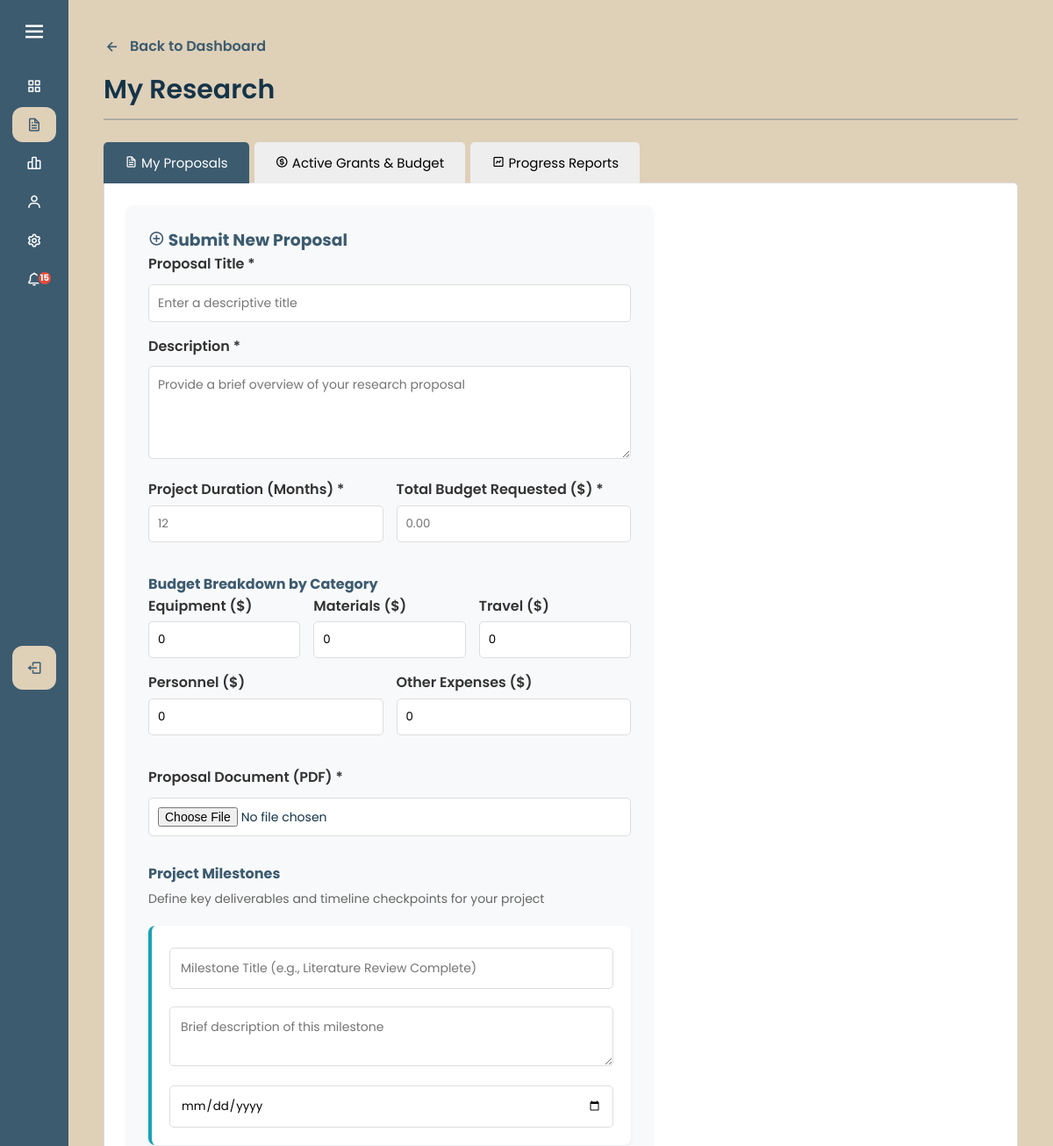
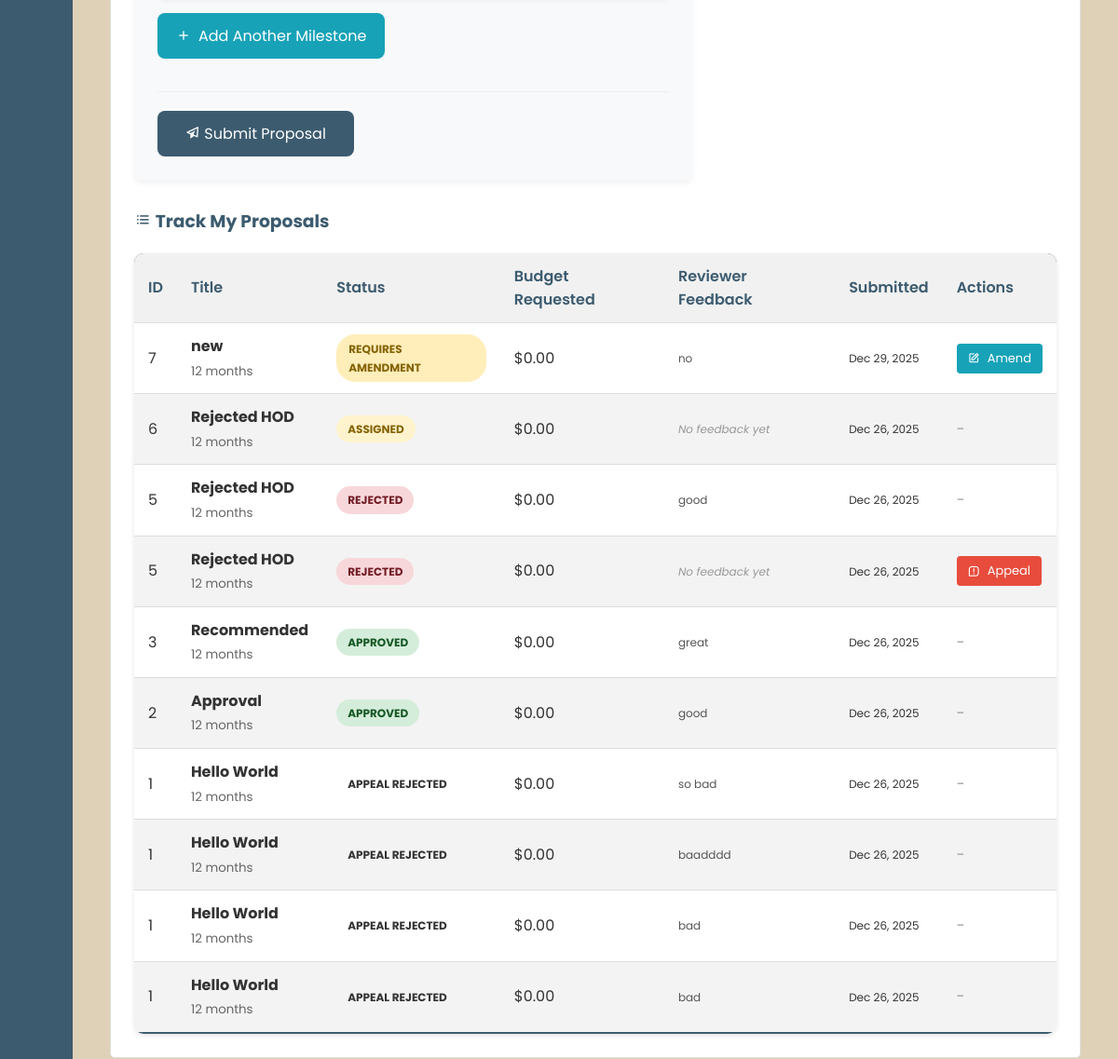
Screenshot of /researcher_page.php (signed in) with the database file from the repository (2 pictures, top to bottom).
### tables this page shows
CREATE TABLE `reviews` (
  `id` int(11) NOT NULL,
  `reviewer_id` int(11) NOT NULL,
  `reviewer_email` varchar(255) DEFAULT NULL,
  `proposal_id` int(11) NOT NULL,
  `status` enum('Pending','Completed') DEFAULT 'Pending',
  `assigned_date` date DEFAULT curdate(),
  `type` enum('Proposal','Appeal') DEFAULT 'Proposal',
  `feedback` text DEFAULT NULL,
  `annotated_file` varchar(255) DEFAULT NULL,
  `decision` enum('RECOMMEND','REJECT') DEFAULT NULL,
  `review_date` datetime DEFAULT NULL
);

CREATE TABLE `proposals` (
  `id` int(11) NOT NULL,
  `title` varchar(255) NOT NULL,
  `description` text DEFAULT NULL,
  `researcher_email` varchar(255) NOT NULL,
  `file_path` varchar(255) NOT NULL,
  `reviewer_email` varchar(255) DEFAULT NULL,
  `status` enum('DRAFT','SUBMITTED','ASSIGNED','PENDING_REVIEW','REQUIRES_AMENDMENT','RESUBMITTED','RECOMMENDED','REJECTED','APPROVED','APPEALED','APPEAL_REJECTED') DEFAULT 'SUBMITTED',
  `created_at` timestamp NOT NULL DEFAULT current_timestamp(),
  `approved_at` datetime DEFAULT NULL,
  `resubmitted_at` datetime DEFAULT NULL,
  `priority` enum('Normal','High') DEFAULT 'Normal',
  `reviewer_feedback` text DEFAULT NULL,
  `amendment_notes` text DEFAULT NULL,
  `budget_requested` decimal(10,2) DEFAULT 0.00,
  `duration_months` int(11) DEFAULT 12,
  `approved_budget` decimal(10,2) DEFAULT 0.00,
  `amount_spent` decimal(10,2) DEFAULT 0.00
);

### researcher_page.php (the view, shortened to what this page needs)
<?php
require 'config.php';
$email = $_SESSION['email'];
$sql_props = "SELECT p.*, r.decision as reviewer_decision, r.feedback
              FROM proposals p
              LEFT JOIN reviews r ON p.id = r.proposal_id
              WHERE p.researcher_email = ?
              ORDER BY p.created_at DESC";
$stmt = $conn->prepare($sql_props);
$stmt->bind_param("s", $email);
$stmt->execute();
$my_props = $stmt->get_result();
?>
<!DOCTYPE html>
<html lang="en">
<head>
    <link rel="stylesheet" href="styling/style.css">
    <link rel="stylesheet" href="styling/dashboard.css">
    <link href="https://unpkg.com/boxicons@2.1.4/css/boxicons.min.css" rel="stylesheet">
</head>
<body>
    <?php include 'sidebar.php'; ?>
    <section class="home-section">
        <a href="researcher_dashboard.php" class="btn-back" style="display: inline-flex; align-items: center; text-decoration: none; color: #3C5B6F; font-weight: 600; margin-bottom: 15px;">
            <i class='bx bx-left-arrow-alt' style="font-size: 20px; margin-right: 5px;"></i>
            Back to Dashboard
        </a>
        <div class="welcome-text">
            My Research
        </div>
        <hr style="border: 1px solid #3C5B6F; opacity: 0.3; margin-bottom: 25px;">
        <div style="margin-bottom: 0;">
            <button class="tab-btn active" onclick="openTab(event, 'proposals')">
                <i class='bx bx-file'></i> My Proposals
            </button>
            <button class="tab-btn" onclick="openTab(event, 'grants')">
                <i class='bx bx-dollar-circle'></i> Active Grants & Budget
            </button>
            <button class="tab-btn" onclick="openTab(event, 'reports')">
                <i class='bx bx-chart'></i> Progress Reports
            </button>
        </div>
        <div id="proposals" class="tab-content active">
            <div class="form-box" style="margin-bottom: 30px; background:#f8f9fa; padding:25px; border-radius:8px;">
                <h3 style="margin-top:0; color:#3C5B6F;">
                    <i class='bx bx-plus-circle'></i> Submit New Proposal
                </h3>
                <form method="POST" enctype="multipart/form-data">
                    <div class="input-group">
                        <label>Proposal Title *</label>
                        <input type="text" name="title" required placeholder="Enter a descriptive title">
                    </div>
                    <div class="input-group">
                        <label>Description *</label>
                        <textarea name="description" rows="4" required placeholder="Provide a brief overview of your research proposal"></textarea>
                    </div>
                    <div class="grid-2">
                        <div class="input-group">
                            <label>Project Duration (Months) *</label>
                            <input type="number" name="duration_months" min="1" max="60" required placeholder="12">
                        </div>
                        <div class="input-group">
                            <label>Total Budget Requested ($) *</label>
                            <input type="number" name="budget_requested" step="0.01" min="0" required placeholder="0.00" id="totalBudget" readonly>
                        </div>
                    </div>
                    <h4 style="color:#3C5B6F; margin-top:20px;">Budget Breakdown by Category</h4>
                    <div class="grid-3">
                        <div class="input-group">
                            <label>Equipment ($)</label>
                            <input type="number" name="budget_equipment" step="0.01" min="0" value="0" class="budget-category" onchange="calculateTotal()">
                        </div>
                        <div class="input-group">
                            <label>Materials ($)</label>
                            <input type="number" name="budget_materials" step="0.01" min="0" value="0" class="budget-category" onchange="calculateTotal()">
                        </div>
                        <div class="input-group">
                            <label>Travel ($)</label>
                            <input type="number" name="budget_travel" step="0.01" min="0" value="0" class="budget-category" onchange="calculateTotal()">
                        </div>
                    </div>
                    <div class="grid-2">
                        <div class="input-group">
                            <label>Personnel ($)</label>
                            <input type="number" name="budget_personnel" step="0.01" min="0" value="0" class="budget-category" onchange="calculateTotal()">
                        </div>
                        <div class="input-group">
                            <label>Other Expenses ($)</label>
                            <input type="number" name="budget_other" step="0.01" min="0" value="0" class="budget-category" onchange="calculateTotal()">
                        </div>
                    </div>
                    <div class="input-group" style="margin-top:20px;">
                        <label>Proposal Document (PDF) *</label>
                        <input type="file" name="proposal_file" accept=".pdf" required>
                    </div>
                    <h4 style="color:#3C5B6F; margin-top:30px; margin-bottom: 5px;">Project Milestones</h4>
                    <p style="color:#666; font-size:14px; margin-bottom: 20px;">Define key deliverables and timeline checkpoints for your project</p>
                    <div id="milestones_container">
                        <div class="milestone-card" style="background: white; border-left: 4px solid #17a2b8; padding: 20px; border-radius: 8px; box-shadow: 0 2px 5px rgba(0,0,0,0.05); margin-bottom: 15px;">
                            <div class="input-group" style="margin-bottom: 15px;">
                                <input type="text" name="milestone_title[]" placeholder="Milestone Title (e.g., Literature Review Complete)" required
                                    style="width: 100%; padding: 12px; border: 1px solid #ddd; border-radius: 5px;">
                            </div>
                            <div class="input-group" style="margin-bottom: 15px;">
                                <textarea name="milestone_desc[]" placeholder="Brief description of this milestone" rows="2"
                                        style="width: 100%; padding: 12px; border: 1px solid #ddd; border-radius: 5px; resize: vertical;"></textarea>
                            </div>
                            <div class="input-group" style="margin-bottom: 0;">
                                <input type="date" name="milestone_date[]" required
                                    style="width: 100%; padding: 12px; border: 1px solid #ddd; border-radius: 5px;">
                            </div>
                        </div>
                    </div>
                    <button type="button" onclick="addMilestone()" class="btn-save" style="background: #17a2b8; border: none; padding: 12px 20px; margin-bottom: 25px; display: inline-flex; align-items: center; gap: 8px;">
                        <i class='bx bx-plus'></i> Add Another Milestone
                    </button>
                    <div style="text-align: left; margin-top: 10px; border-top: 1px solid #eee; padding-top: 20px;">
                        <button type="submit" name="submit_proposal" class="btn-save" style="font-size: 16px; padding: 12px 30px;">
                            <i class='bx bx-paper-plane'></i> Submit Proposal
                        </button>
                    </div>
                </form>
            </div>
            <h3 style="color:#3C5B6F; margin-top:30px;">
                <i class='bx bx-list-ul'></i> Track My Proposals
            </h3>
            <table class="styled-table">
                <thead>
                    <tr>
                        <th>ID</th>
                        <th>Title</th>
                        <th>Status</th>
                        <th>Budget Requested</th>
                        <th>Reviewer Feedback</th>
                        <th>Submitted</th>
                        <th>Actions</th>
                    </tr>
                </thead>
                <tbody>
                    <?php while($row = $my_props->fetch_assoc()): ?>
                        <tr>
                            <td><?= $row['id'] ?></td>
                            <td style="max-width:250px;">
                                <strong><?= htmlspecialchars($row['title']) ?></strong>
                                <?php if($row['duration_months']): ?>
                                    <br><small style="color:#666;"><?= $row['duration_months'] ?> months</small>
                                <?php endif; ?>
                            </td>
                            <td>
                                <?php
                                    $status_label = str_replace('_', ' ', $row['status']);
                                    $badge_class = strtolower($row['status']);
                                ?>
                                <span class="status-badge <?= $badge_class ?>">
                                    <?= $status_label ?>
                                </span>
                            </td>
                            <td>$<?= number_format($row['budget_requested'], 2) ?></td>
                            <td style="font-size:12px; color:#555; max-width:200px;">
                                <?php if(!empty($row['feedback'])): ?>
                                    <?= htmlspecialchars(substr($row['feedback'], 0, 100)) ?>
                                <?php else: ?>
                                    <em style="color:#999;">No feedback yet</em>
                                <?php endif; ?>
                            </td>
                            <td style="font-size:12px;"><?= date('M d, Y', strtotime($row['created_at'])) ?></td>
                            <td>
                                <?php if($row['status'] == 'REQUIRES_AMENDMENT'): ?>
                                    <button onclick="openAmendModal(<?= $row['id'] ?>)" class="btn-action btn-edit">
                                        <i class='bx bx-edit'></i> Amend
                                    </button>
                                <?php elseif($row['status'] == 'REJECTED' && $row['reviewer_decision'] == 'REJECT'): ?>
                                    <button onclick="openAppealModal(<?= $row['id'] ?>)" class="btn-action btn-appeal">
                                        <i class='bx bx-message-square-error'></i> Appeal
                                    </button>
                                <?php elseif($row['status'] == 'APPEALED'): ?>
                                    <span style="color:#6c757d; font-size:12px;">
                                        <i class='bx bx-time'></i> Under Appeal
                                    </span>
                                <?php elseif(in_array($row['status'], ['DRAFT', 'SUBMITTED'])): ?>
                                    <button onclick="confirmDelete(<?= $row['id'] ?>, '<?= htmlspecialchars($row['title']) ?>')" class="btn-action btn-delete">
                                        <i class='bx bx-trash'></i> Delete
                                    </button>
                                <?php else: ?>
                                    <span style="color:#999;">-</span>
                                <?php endif; ?>
                            </td>
                        </tr>
                    <?php endwhile; ?>
                </tbody>
            </table>
        </div>
    </section>
</body>
</html>

### styling/style.css (style rules this page uses)
* { margin: 0; padding: 0; box-sizing: border-box; font-family: "Poppins", sans-serif; }
body { background-color: #DFD0B8; }
.home-section { position: relative; background-color: #DFD0B8; min-height: 100vh; top: 0; left: 78px; width: calc(100% - 78px); transition: all 0.5s ease; z-index: 1; padding: 40px; color: #153448; }
.home-section .welcome-text { color: #153448; font-size: 30px; font-weight: 600; margin-bottom: 10px; display: flex; align-items: center; gap: 10px; }
.home-section p, .home-section li, .home-section td, .home-section label { color: #153448; font-size: 16px; line-height: 1.6; }
.status-badge { padding: 5px 10px; border-radius: 5px; font-size: 14px; font-weight: 500; }
.status-badge.assigned { background: #fff3cd; color: #856404; }
.status-badge.approved { background: #d4edda; color: #155724; }
.status-badge.rejected { background: #f8d7da; color: #721c24; }
.form-box { background: #fff; padding: 30px; border-radius: 20px; max-width: 600px; box-shadow: 0 4px 6px rgba(0,0,0,0.05); }
input[type="text"], input[type="email"], input[type="password"], input[type="file"], select, textarea { width: 100%; padding: 12px; border-radius: 8px; border: 1px solid #ccc; font-size: 14px; background: #fff; margin-top: 5px; }
.input-group { text-align: left; margin-bottom: 20px; }
.input-group label { display: block; margin-bottom: 5px; font-weight: 600; color: #153448; }
.btn-save { background: #3C5B6F; color: white; border: none; padding: 12px 30px; border-radius: 8px; cursor: pointer; font-size: 16px; transition: 0.3s; display: inline-block; text-align: center; }
.btn-action { display: inline-flex; align-items: center; justify-content: center; gap: 8px; padding: 12px 25px; border: none; border-radius: 5px; cursor: pointer; font-size: 16px; text-decoration: none; color: white; transition: 0.2s; }
.btn-back { display: inline-flex; align-items: center; gap: 5px; margin-bottom: 20px; color: #3C5B6F; text-decoration: none; font-weight: 600; }
.styled-table { width: 100%; border-collapse: collapse; background: white; margin-top: 20px; border-radius: 10px; overflow: hidden; box-shadow: 0 2px 5px rgba(0,0,0,0.1); }
.styled-table th { background: #f1f1f1; text-align: left; padding: 15px; font-weight: 600; color: #3C5B6F; }
.styled-table td { padding: 15px; border-bottom: 1px solid #eee; color: #333; }
.styled-table tr:last-child td { border-bottom: none; }
.styled-table thead tr { background-color: #3C5B6F; color: #ffffff; text-align: left; font-weight: bold; }
.styled-table th, .styled-table td { padding: 12px 15px; border-bottom: 1px solid #ddd; }
.styled-table tbody tr { border-bottom: 1px solid #dddddd; }
.styled-table tbody tr:nth-of-type(even) { background-color: #f3f3f3; }
.styled-table tbody tr:last-of-type { border-bottom: 2px solid #3C5B6F; }
.status-badge { padding: 5px 10px; border-radius: 5px; font-size: 12px; font-weight: bold; text-transform: uppercase; display: inline-block; }
.status-badge.requires_amendment { background: #fff3cd; color: #856404; border: 1px solid #ffeeba; }
textarea { width: 100%; max-width: 100%; box-sizing: border-box; resize: vertical; }

### rows the page displays
reviews: proposal "7", proposal.title "new", proposal.duration_months "12", proposal.status "REQUIRES AMENDMENT", proposal.budget_requested "0.00", feedback "no", proposal.created_at "Dec 29, 2025"
reviews: proposal "6", proposal.title "Rejected HOD", proposal.duration_months "12", proposal.status "ASSIGNED", proposal.budget_requested "0.00", shows "No feedback yet", proposal.created_at "Dec 26, 2025"
reviews: proposal "5", proposal.title "Rejected HOD", proposal.duration_months "12", proposal.status "REJECTED", proposal.budget_requested "0.00", feedback "good", proposal.created_at "Dec 26, 2025"
reviews: proposal "5", proposal.title "Rejected HOD", proposal.duration_months "12", proposal.status "REJECTED", proposal.budget_requested "0.00", shows "No feedback yet", proposal.created_at "Dec 26, 2025"
reviews: proposal "3", proposal.title "Recommended", proposal.duration_months "12", proposal.status "APPROVED", proposal.budget_requested "0.00", feedback "great", proposal.created_at "Dec 26, 2025"
reviews: proposal "2", proposal.title "Approval", proposal.duration_months "12", proposal.status "APPROVED", proposal.budget_requested "0.00", feedback "good", proposal.created_at "Dec 26, 2025"
reviews: proposal "1", proposal.title "Hello World", proposal.duration_months "12", proposal.status "APPEAL REJECTED", proposal.budget_requested "0.00", feedback "so bad", proposal.created_at "Dec 26, 2025"
reviews: proposal "1", proposal.title "Hello World", proposal.duration_months "12", proposal.status "APPEAL REJECTED", proposal.budget_requested "0.00", feedback "baadddd", proposal.created_at "Dec 26, 2025"
reviews: proposal "1", proposal.title "Hello World", proposal.duration_months "12", proposal.status "APPEAL REJECTED", proposal.budget_requested "0.00", feedback "bad", proposal.created_at "Dec 26, 2025"
reviews: proposal "1", proposal.title "Hello World", proposal.duration_months "12", proposal.status "APPEAL REJECTED", proposal.budget_requested "0.00", feedback "bad", proposal.created_at "Dec 26, 2025"

### other values shown
$unread_count "15"
